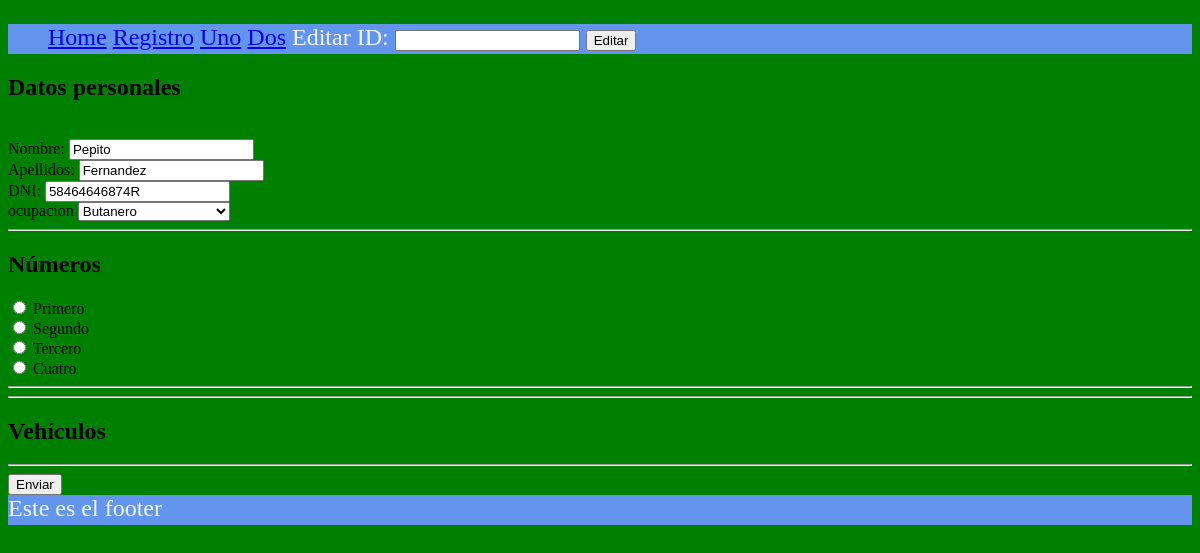
The app's page /editar/2 with its own data.
### tables this page shows
CREATE TABLE persona(
            id integer primary key autoincrement,
            nombre text,
            apellidos text,
            dni text, id_ocupation INTEGER, id_numero INTEGER);

CREATE TABLE "T_ocupation" (
	id INTEGER NOT NULL PRIMARY KEY AUTOINCREMENT,
	description INTEGER NOT NULL
);

CREATE TABLE T_numero (
	id INTEGER NOT NULL PRIMARY KEY AUTOINCREMENT,
	descripcion TEXT(30) NOT NULL
);

### app.py (the view)
@route('/editar')
@route('/editar/<id:int>')
@jinja2_view('formulario.html')
def mi_form(id=None):#none para que sea opcional
    cnx = sqlite3.connect(BASE_DATOS)
    consulta_d = 'select * from T_ocupation'
    cursor = cnx.execute(consulta_d)
    ocupaciones = cursor.fetchall()
    consulta_num = 'select * from T_numero'
    cursor = cnx.execute(consulta_num)
    numeros = cursor.fetchall()
    if id is None: # estamos en un alta
        return {'ocupaciones': ocupaciones,'numeros':numeros}
    else:
        consulta = "select id,nombre,apellidos,dni, id_ocupation from persona where id = ?"
        cursor = cnx.execute(consulta,(id,)) # la coma dice que es una tupla (id,)
        filas = cursor.fetchone() # obtener una fila para procesarla
    cnx.close()
    return {'datos': filas,'ocupaciones': ocupaciones,'numeros':numeros}

### templates/base.html (shortened to what this page needs)
<!DOCTYPE html>
<html lang="en">
<head>
    <link rel="stylesheet" href="/static/estilos.css">
</head>
<body>
    {%include 'inc_header.html'%}
    {%block content%}{%endblock%}
    {%include 'inc_footer.html'%}
</body>
</html>

### templates/formulario.html (shortened to what this page needs)
{%extends 'base.html'%}
{%block content%}
<form action="/guardar" method="post">
    <h2>Datos personales</h2>
    <input type="hidden" id="id" name="id" value="{%if datos%}{{datos[0]}}{%endif%}"><br/>
    <label for="nombre">Nombre: </label>
    <input type="text" id="nombre" name="nombre" value="{%if datos%}{{datos[1]}}{%endif%}"><br/>
    <label for="apellidos">Apellidos: </label>
    <input type="text" id="apellidos" name="apellidos" value="{%if datos%}{{datos[2]}}{%endif%}"><br/>
    <label for="dni">DNI: </label>
    <input type="text" id="dni" name="dni" value="{%if datos%}{{datos[3]}}{%endif%}"><br/>
    <label for="ocupacion">ocupacion</label>
        <select id="ocupacion" name="ocupacion">
            {% for o in ocupaciones%}
                <option value="{{o[0]}}" {%if (datos) and (datos[4] == o[0]) %} selected {%endif%} >{{o[1]}}</option>
            {%endfor%}
        </select>
    <br/>
    <hr>
        <h2>Números</h2>
        {% for num in numeros%}
            <input type="radio" id="dato{{num[0]}}" name="numero" value="{{num[0]}}" {%if (datos) and (num[0]==datos[5]) %}checked{%endif%}>
            <label for="dato{{num[0]}}">{{num[1]}}</label><br/>
        {%endfor%}
    <hr/>
    <hr>
        <h2>Vehículos</h2>
    <hr/>
    <input type="submit" value="Enviar">
</form>
{%endblock%}

### records on screen
persona: nombre "Pepito", apellidos "Fernandez", dni "58464646874R", ocupacion "Butanero"
T_numero: numero "☐ Primero", descripcion "Primero"
T_numero: numero "☐ Segundo", descripcion "Segundo"
T_numero: numero "☐ Tercero", descripcion "Tercero"
T_numero: numero "☐ Cuatro", descripcion "Cuatro"
